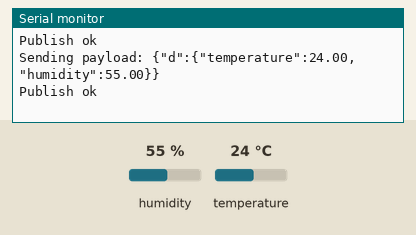
This sketch was run on a simulated ESP8266 (NodeMCU). Parts: the last lines printed to the serial monitor. The test bench sets the inputs (shaded band); at power-on: humidity 55 %, temperature 24 °C. WiFi joins after 1.5 s; servers stay silent unless stated; no MQTT or app messages arrive unless stated.

Above: at 2.7 s.
2.8 s: humidity set to 22 %
At 4.1 s:
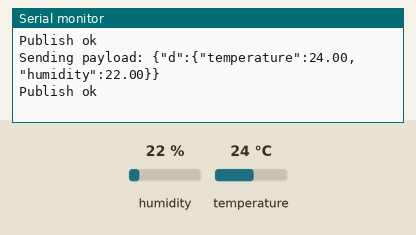
5.5 s: temperature set to 12 °C
At 7.3 s:
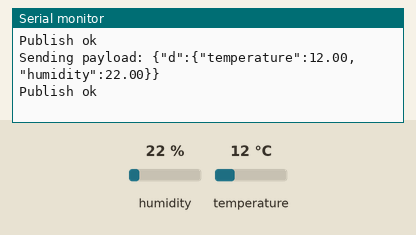
8.2 s: humidity set to 40 %
At 10.2 s:
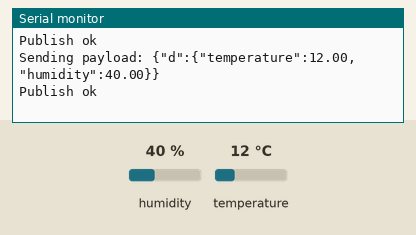
Timing chart, 0 to 11.7 s (numbered marks = the images above; inputs shaded):
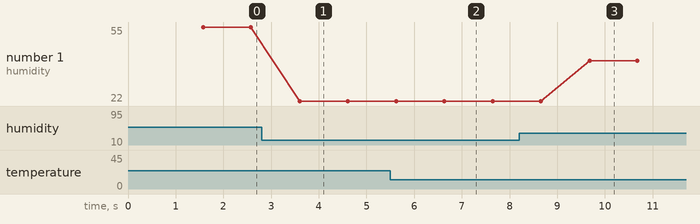

The sketch:

SmartWeatherMonitor.ino
```cpp
#include <ESP8266WiFi.h>
#include <PubSubClient.h>

//-------- Customise these values -----------
const char* ssid = "VASU GUITAR";
const char* password = "VASU2660";
#include "DHT.h"
#define DHTPIN D2    // what pin we're connected to
#define DHTTYPE DHT11   // define type of sensor DHT 11
DHT dht (DHTPIN, DHTTYPE);

#define ORG "ti62vq"
#define DEVICE_TYPE "nodemcu555"
#define DEVICE_ID "5555"
#define TOKEN "55555555"
//-------- Customise the above values --------

char server[] = ORG ".messaging.internetofthings.ibmcloud.com";
char pubtopic[] = "iot-2/evt/dht11/fmt/json";
char authMethod[] = "use-token-auth";
char token[] = TOKEN;
char clientId[] = "d:" ORG ":" DEVICE_TYPE ":" DEVICE_ID;

WiFiClient wifiClient;
PubSubClient client(server, 1883,wifiClient);

void setup() {
 Serial.begin(115200);
 Serial.println();
 dht.begin();
 Serial.print("Connecting to ");
 Serial.print(ssid);
 WiFi.begin(ssid, password);
 while (WiFi.status() != WL_CONNECTED) {
 delay(500);
 Serial.print(".");
 }
 Serial.println("");

 Serial.print("WiFi connected, IP address: ");
 Serial.println(WiFi.localIP());
}

void loop() {
float h = dht.readHumidity();
float t = dht.readTemperature();

if (isnan(h) || isnan(t))
{
Serial.println("Failed to read from DHT sensor!");
delay(1000);
return;
}
PublishData(t,h);
delay(1000);
}


void PublishData(float temp, float humid){
 if (!client.connected()) {
 Serial.print("Reconnecting client to ");
 Serial.println(server);
 while (!client.connect(clientId, authMethod, token)) {
 Serial.print(".");
 delay(500);
 }
 Serial.println();
 }
  String payload = "{\"d\":{\"temperature\":";
  payload += temp;
  payload+="," "\"humidity\":";
  payload += humid;
  payload += "}}";
 Serial.print("Sending payload: ");
 Serial.println(payload);

 if (client.publish(pubtopic, (char*) payload.c_str())) {
 Serial.println("Publish ok");
 } else {
 Serial.println("Publish failed");
 }
}
```

Measured:
- after the input at 2.8 s, the serial monitor: prints a new line after 0.80 s (image 1)
- after the input at 5.5 s, the serial monitor: prints a new line after 0.13 s (image 2)
- after the input at 8.2 s, the serial monitor: prints a new line after 1.5 s (image 3)
- plotted number 1: 55 → 22 after the input at 2.8 s, 22 → 40 after the input at 8.2 s
